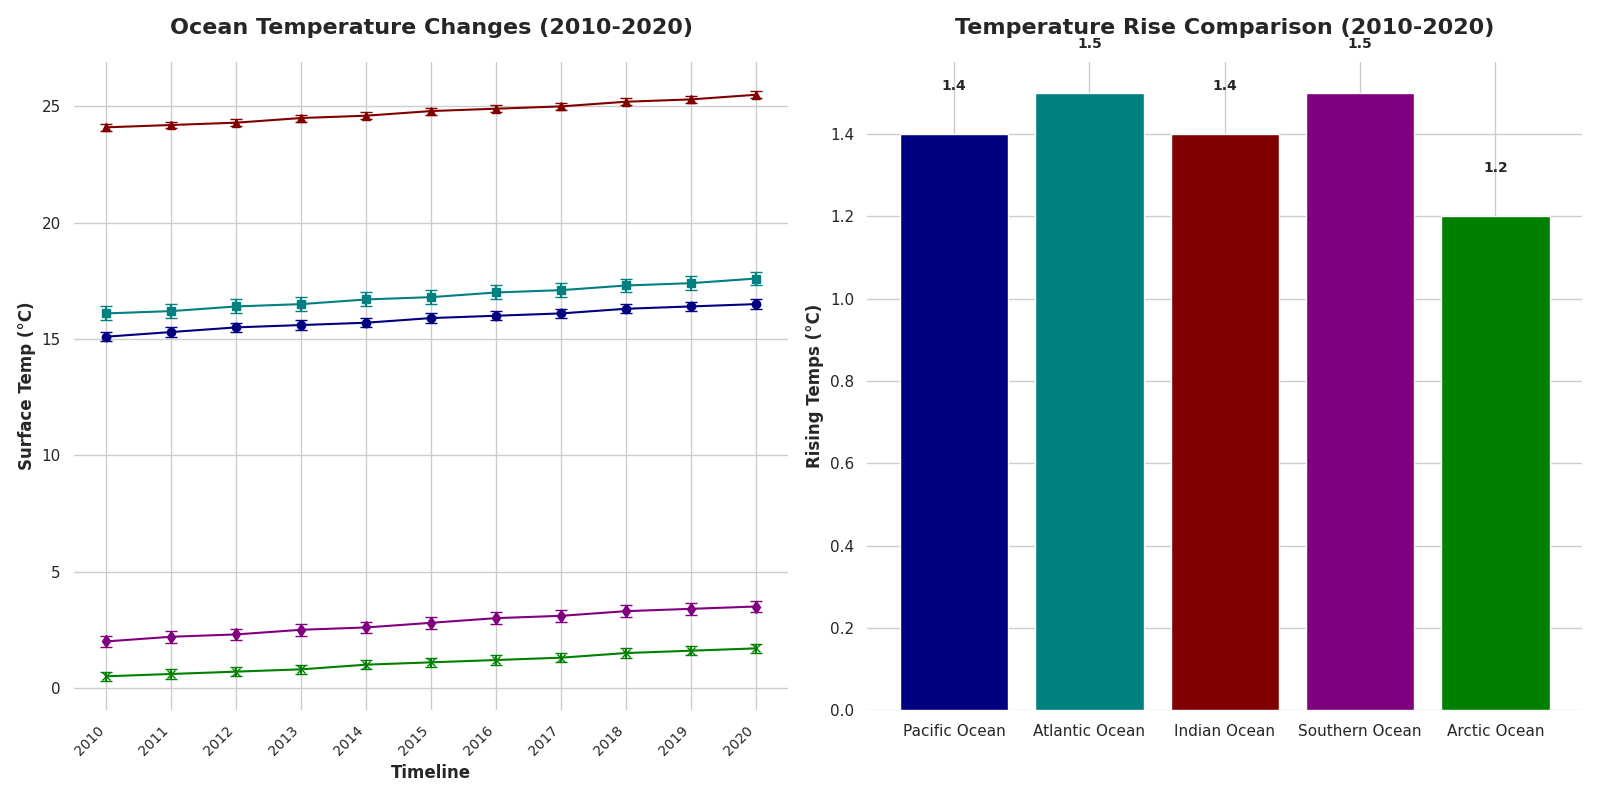

This figure's Python source:
import matplotlib.pyplot as plt
import numpy as np

years = np.arange(2010, 2021)

atlantic_temp = np.array([15.1, 15.3, 15.5, 15.6, 15.7, 15.9, 16.0, 16.1, 16.3, 16.4, 16.5])
pacific_temp = np.array([16.1, 16.2, 16.4, 16.5, 16.7, 16.8, 17.0, 17.1, 17.3, 17.4, 17.6])
indian_temp = np.array([24.1, 24.2, 24.3, 24.5, 24.6, 24.8, 24.9, 25.0, 25.2, 25.3, 25.5])
arctic_temp = np.array([2.0, 2.2, 2.3, 2.5, 2.6, 2.8, 3.0, 3.1, 3.3, 3.4, 3.5])
southern_temp = np.array([0.5, 0.6, 0.7, 0.8, 1.0, 1.1, 1.2, 1.3, 1.5, 1.6, 1.7])

atlantic_err = np.array([0.2] * len(years))
pacific_err = np.array([0.3] * len(years))
indian_err = np.array([0.15] * len(years))
arctic_err = np.array([0.25] * len(years))
southern_err = np.array([0.2] * len(years))

atlantic_inc = atlantic_temp[-1] - atlantic_temp[0]
pacific_inc = pacific_temp[-1] - pacific_temp[0]
indian_inc = indian_temp[-1] - indian_temp[0]
arctic_inc = arctic_temp[-1] - arctic_temp[0]
southern_inc = southern_temp[-1] - southern_temp[0]

increases = [atlantic_inc, pacific_inc, indian_inc, arctic_inc, southern_inc]
oceans = ['Pacific Ocean', 'Atlantic Ocean', 'Indian Ocean', 'Southern Ocean', 'Arctic Ocean']  # Shuffled

fig, axes = plt.subplots(1, 2, figsize=(16, 8))

ax1 = axes[0]
ax1.errorbar(years, atlantic_temp, yerr=atlantic_err, fmt='-o', color='navy', capsize=4)
ax1.errorbar(years, pacific_temp, yerr=pacific_err, fmt='-s', color='teal', capsize=4)
ax1.errorbar(years, indian_temp, yerr=indian_err, fmt='-^', color='maroon', capsize=4)
ax1.errorbar(years, arctic_temp, yerr=arctic_err, fmt='-d', color='purple', capsize=4)
ax1.errorbar(years, southern_temp, yerr=southern_err, fmt='-x', color='green', capsize=4)

# Changed titles and labels
ax1.set_title('Ocean Temperature Changes (2010-2020)', fontsize=16, fontweight='bold', pad=20)
ax1.set_xlabel('Timeline', fontsize=12, fontweight='bold')
ax1.set_ylabel('Surface Temp (°C)', fontsize=12, fontweight='bold')
ax1.set_xticks(years)
ax1.set_xticklabels(years, rotation=45, ha='right', fontsize=10)

for spine in ax1.spines.values():
    spine.set_visible(False)

ax2 = axes[1]
bars = ax2.bar(oceans, increases, color=['navy', 'teal', 'maroon', 'purple', 'green'])
ax2.set_title('Temperature Rise Comparison (2010-2020)', fontsize=16, fontweight='bold', pad=20)
ax2.set_ylabel('Rising Temps (°C)', fontsize=12, fontweight='bold')

for bar in bars:
    yval = bar.get_height()
    ax2.text(bar.get_x() + bar.get_width()/2, yval + 0.1, round(yval, 2), ha='center', va='bottom', fontsize=10, fontweight='bold')

for spine in ax2.spines.values():
    spine.set_visible(False)

plt.tight_layout()
plt.show()
